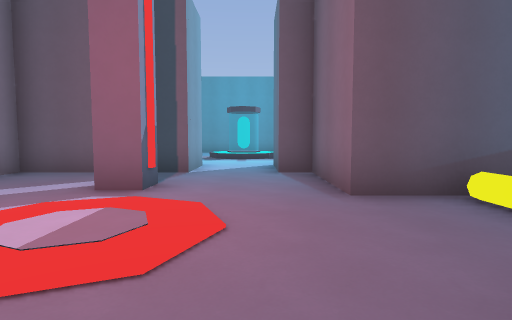
view 1 (above)

24 first-person views from a walk through a 3-D level made in the Godot game engine. The camera is 1.5 m above the floor, tilts 4° down and sees 80° across. The floor is counted in squares, 2 m on a side. Each view is taken from the middle of a square. On the plan, view 1 faces up. The plan holds only what a view shows up to about 10 squares ahead; the rest is blank.

view 2
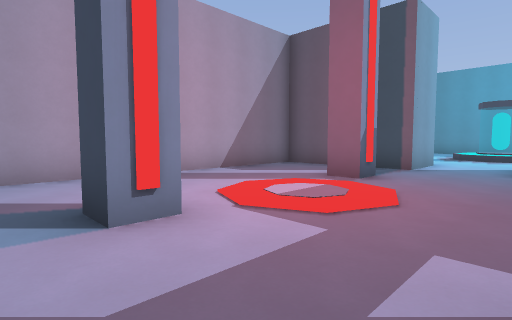

view 3
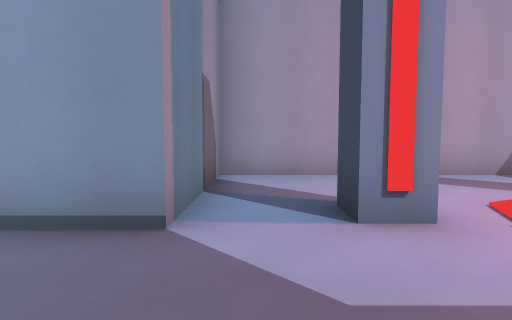

view 4
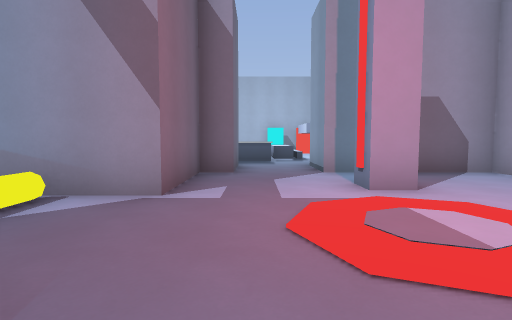

view 5
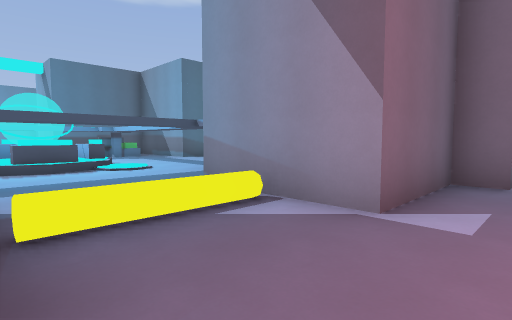

view 6
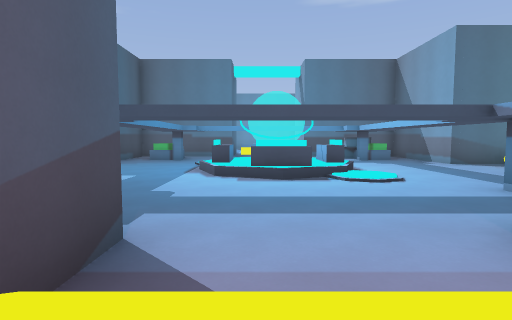

view 7
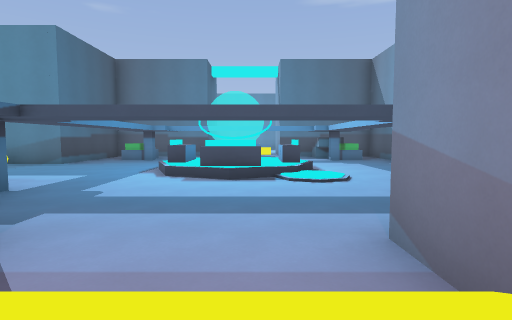

view 8
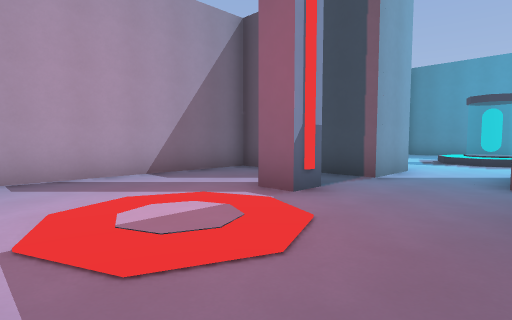

view 9
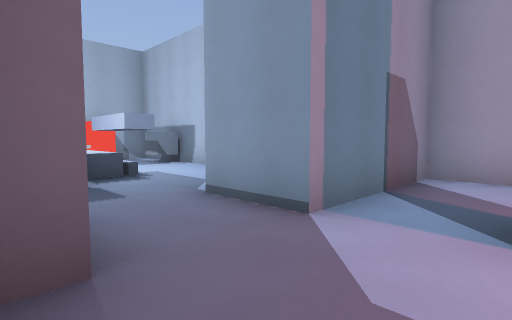

view 10
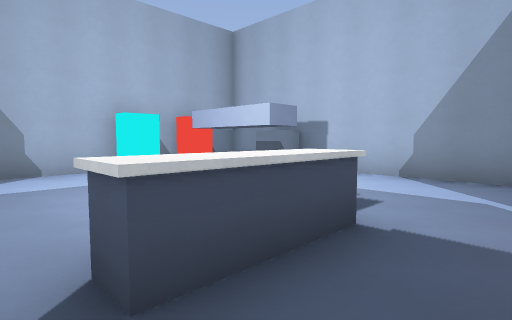

view 11
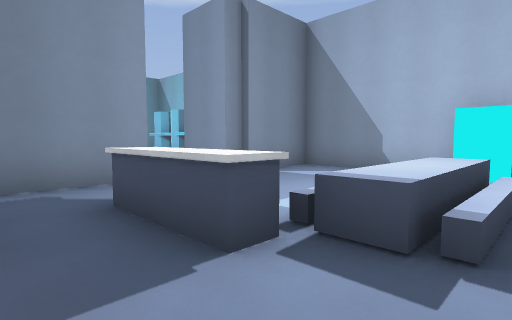

view 12
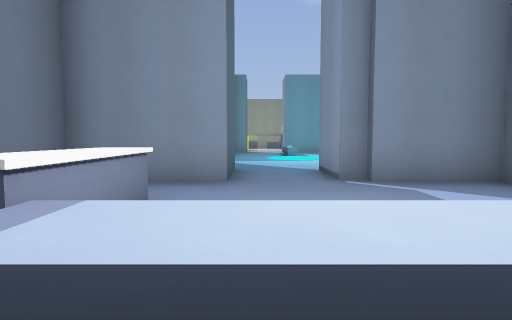

view 13
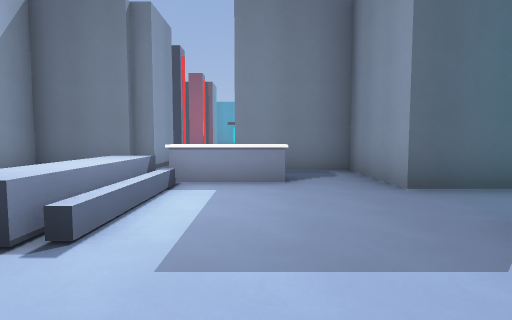

view 14
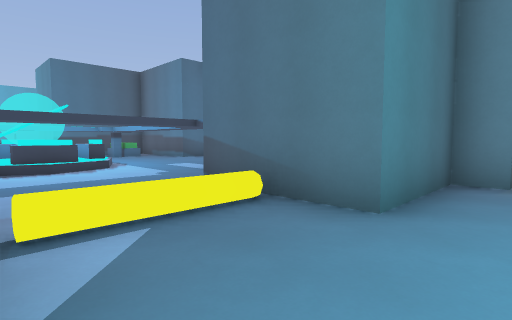

view 15
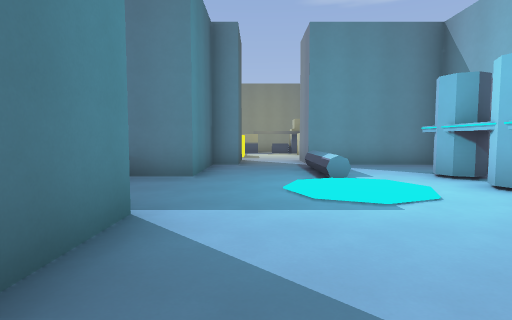

view 16
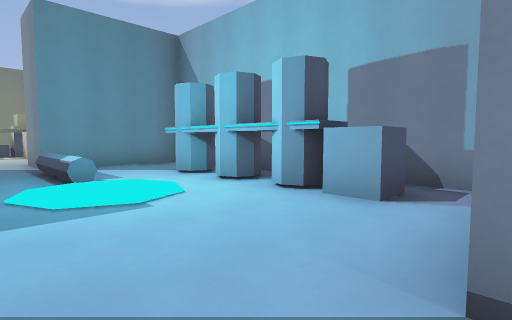

view 17
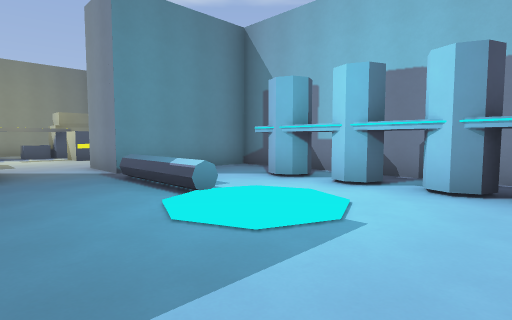

view 18
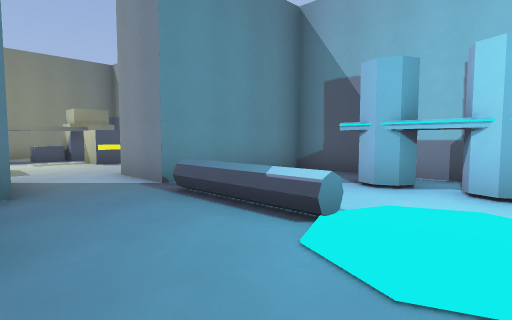

view 19
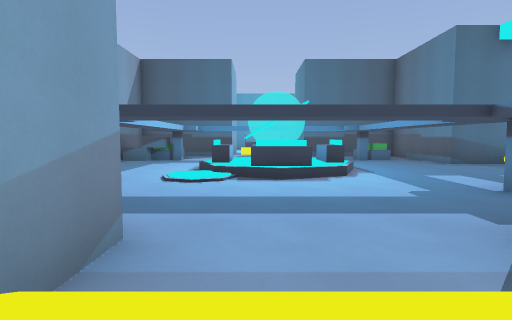

view 20
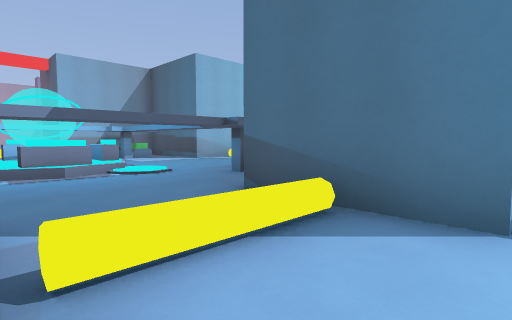

view 21
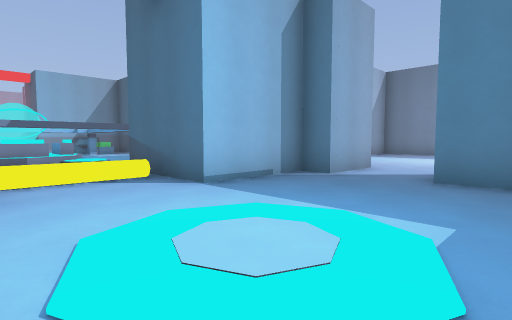

view 22
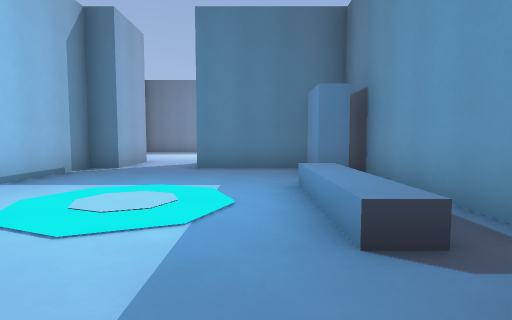

view 23
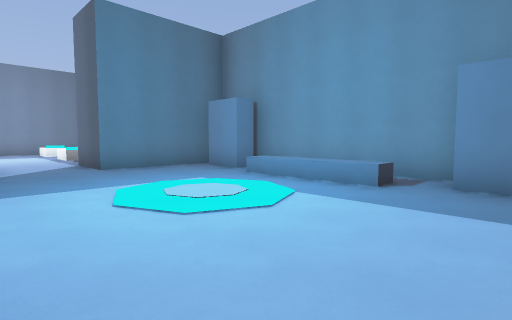

view 24
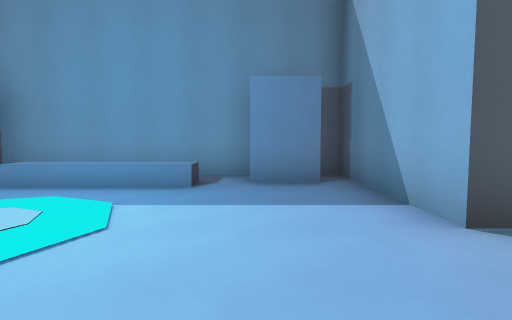

### Floor plan
Key: @ floor where view 1 was taken; # wall or solid block; x gap in a wall; . main floor; : floor 0.25 m higher than the main floor; / step, stairs or slope; = window, fence, low wall or low ledge; ^ raised ledge; P pillar; C crate; B block.
Columns run from 6 left of view 1 to 24 right of it. Each row starts with its distance up from view 1.
 11     .//                 ...
 10     ...                 ....
  9     ...          #      ....
  8     #..#       ..##     #..#
  7 #####..##     .....    ##..####
  6 #.......#   #......#   #.....BB
  5 #...P...#    ........###.....BB
  4 #.......###....^^:...###.....^#
  3 #........^....^# ^....^......^#
  2 #........^....^# ^....^......^#
  1 #.......###...:^^.... # .....^#
  0 #...P.@.#  ........     .....BB
 -1 #.......#   #......#    .....BB
 -2 #####..##     .....       .####
 -3  ####..####   #..##
 -4  #........#   #^^##
 -5  #........#  ##..####
 -6  #...^^^..##........##
 -7  #...^.....................
 -8  #...^.....................^
 -9  ##..^....##.....===##...C.#
-10  #    ....# ........#    C
-11  # ###....# .##xx#..#
-12      ###### ........#
-13             #########

Positions as (right, up) in squares from view 1, and headings:
1: (0, 0), facing up
2: (1, -1), facing up-left
3: (1, -1), facing left
4: (0, 5), facing down
5: (0, 4), facing down-right
6: (2, 3), facing right
7: (2, 2), facing right
8: (1, 1), facing up-left
9: (1, 0), facing down-left
10: (2, -4), facing down-left
11: (-2, -4), facing down-right
12: (-2, -7), facing right
13: (1, -11), facing up
14: (8, -7), facing up-right
15: (5, -7), facing right
16: (5, -7), facing down-right
17: (7, -6), facing down-right
18: (9, -6), facing down-right
19: (9, -5), facing up
20: (18, 1), facing up-left
21: (22, 1), facing up-left
22: (22, -1), facing up
23: (18, -1), facing up-right
24: (18, 0), facing right
